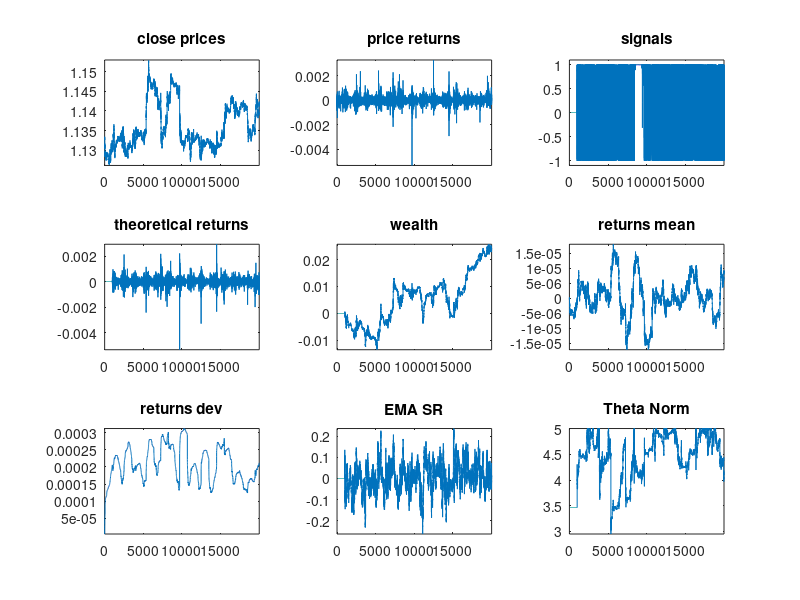

The MATLAB script that drew this image:
clear;

prices = load('test1_eur_close_prices.txt');
returns = load('test1_eur_price_returns.txt');
signals = load('test1_eur_signals.txt');
threts = load('test1_eur_theoretical_returns.txt');
wealth = load('test1_eur_wealth.txt');
rmean = load('test1_eur_return_mean.txt');
rdev = load('test1_eur_return_dev.txt');
ema_sr = load('test1_eur_ema_SR.txt');
theta_norm = load('test1_eur_theta_norm.txt');


more off;

nmin = size(prices,1);

figure(1);
subplot(3,3,1);
plot(prices);
title('close prices')
axis([0, nmin, min(prices(:))*0.9999, max(prices(:))*1.0001]);
subplot(3,3,2);
plot(returns);
title('price returns')
axis([0, nmin, min(returns(:))*0.9999, max(returns(:))*1.0001]);
subplot(3,3,3);
plot(signals);
title('signals')
axis([0, nmin, min(signals(:))*1.1, max(signals(:))*1.1]);
subplot(3,3,4);
plot(threts);
title('theoretical returns')
axis([0, nmin, min(threts(:))*0.9999, max(threts(:))*1.0001]);
subplot(3,3,5);
plot(wealth);
title('wealth')
axis([0, nmin, min(wealth(:))*0.9999, max(wealth(:))*1.0001]);
subplot(3,3,6);
plot(rmean);
title('returns mean')
axis([0, nmin, min(rmean(:))*0.9999, max(rmean(:))*1.0001]);
subplot(3,3,7);
plot(rdev);
title('returns dev')
axis([0, nmin, min(rdev(:))*0.9999, max(rdev(:))*1.0001]);
subplot(3,3,8);
plot(ema_sr);
title('EMA SR')
axis([0, nmin, min(ema_sr(:))*0.9999, max(ema_sr(:))*1.0001]);
subplot(3,3,9);
plot(theta_norm);
title('Theta Norm')
axis([0, nmin, min(theta_norm(:))*0.9999, max(theta_norm(:))*1.0001]);

% figure(2);
% subplot(1,1,1);
% plot(eur_sharpe);
% axis([0, nmin, min(eur_sharpe(:))*1.0, max(eur_sharpe(:))*1.0]);

more on;
